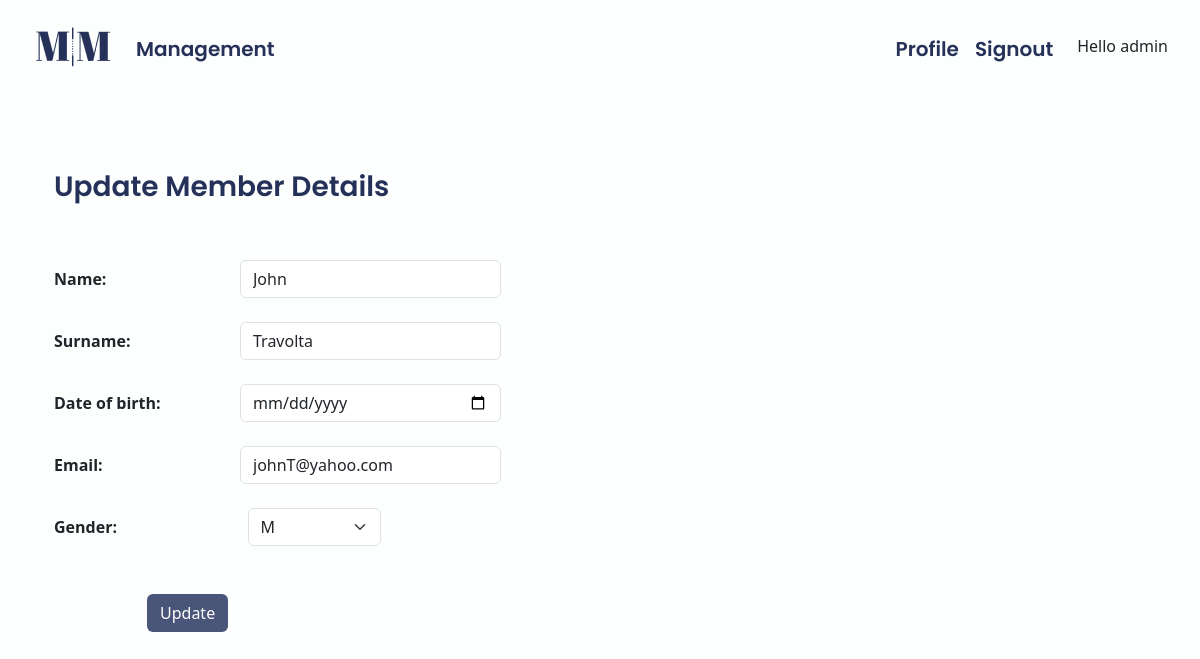
Screenshot of /app/management/edit/1 (signed in) with the database file from the repository.
### app/models.py (models this page shows, shortened)
class Member(models.Model):
    owner = models.ForeignKey(User, on_delete=models.CASCADE)  # get_user_model()
    name = models.CharField(blank=False, max_length=40)
    surname = models.CharField(blank=False, max_length=50)
    date_of_birth = models.DateField(default=datetime.date.today)  # ovo
    gender = models.CharField(
        max_length=1,
        choices=Gender.choices,
        default=Gender.male,
    )
    email = models.EmailField(max_length=100, unique=True)
    date_joined = models.DateField(default=datetime.date.today)
    @classmethod
    def get_member_by_id(self, id):  # provjeri
        return Member.objects.get(pk=id)

### app/views.py (the view)
# urls.py: path("management/edit/<int:id>", views.edit, name="edit_member"),
@login_required()
def edit(request, id):
    member = Member.get_member_by_id(id)
    return render(request, "management/edit.html", {"member": member})

### app/templates/management/edit.html (shortened to what this page needs)
{% extends 'app/base.html' %}
{% block content %}
<form method="POST" class="post-form" action="{% url 'app:update_member' member.id %}">
    <div class="container">
    <br>
      <div class="form-group row  mb-5">
        <div class="col-sm-4">
        <h3>Update Member Details</h3>
        </div>
      </div>
      <div class="form-group row mt-4">
        <label class="col-sm-2 col-form-label">Name:</label>
        <div class="col-sm-4">
            <input type="text" class="form-control w-75" name="name" id="id_name" required maxlength="40" value="{{ member.name }}"/>
        </div>
      </div>
      <div class="form-group row mt-4">
        <label class="col-sm-2 col-form-label">Surname:</label>
        <div class="col-sm-4">
            <input type="text" class="form-control w-75" name="surname" id="id_surname" required maxlength="50" value="{{ member.surname }}" />
        </div>
      </div>
      <div class="form-group row mt-4">
        <label class="col-sm-2 col-form-label">Date of birth:</label>
        <div class="col-sm-4">
            <input type="date" class="form-control w-75" name="date_of_birth" id="id_date_of_birth" value="{{ member.date_of_birth }}" />
        </div>
      </div>
      <div class="form-group row mt-4">
        <label class="col-sm-2 col-form-label">Email:</label>
        <div class="col-sm-4">
            <input type="email" class="form-control w-75" name="email" id="id_email" required maxlength="100" value="{{ member.email }}" />
        </div>
      </div>
      <div class="form-group row mt-4">
        <div class="row col-sm-6">
         <label for="id_gender" class="col-sm-3 col-form-label me-4">Gender:</label>
         <select name="gender" id="id_gender" class="col-sm-2 ms-5 form-select w-25" required>
            <option value="M">M</option>
         </select>
        </div>
      </div>
      <div class="form-group row  mt-5">
        <label class="col-sm-1 col-form-label"></label>
        <div class="col-sm-4">
        <button type="submit" class="btn custom-btn">Update</button>
        </div>
      </div>
    </div>
</form>
{% endblock content %}

### app/templates/app/base.html (shortened to what this page needs)
<!DOCTYPE html>
{% load static %}
<html>
    <head>
        <link href="https://cdn.jsdelivr.net/npm/bootstrap@5.3.0-alpha1/dist/css/bootstrap.min.css" rel="stylesheet">
        <link rel="stylesheet" href="https://cdnjs.cloudflare.com/ajax/libs/bootstrap-datepicker/1.9.0/css/bootstrap-datepicker.min.css">
        <link rel="stylesheet" href="https://cdnjs.cloudflare.com/ajax/libs/font-awesome/6.4.0/css/all.min.css" />
        <link rel="stylesheet" href="{% static 'app/css/base.css' %}">
    </head>
    <body>
        <nav class="navbar navbar-custom navbar-expand-lg">
            <div class="container-fluid  p-2 ms-4 me-4">
                <a class="navbar-brand" href="{% url 'app:management' %}"><img class="logo" src="{% static 'app/images/logo.webp' %}" ></a>
                <div class="collapse navbar-collapse" id="navbarText">
                {% if user.is_authenticated %}
                  <ul class="navbar-nav me-auto mb-2 mb-lg-0">
                    <li class="nav-item">
                      <a class="nav-link navbar-text" aria-current="page" href="{% url 'app:management' %}">Management</a>
                    </li>
                  </ul>
                  <ul class="navbar-nav ms-auto mb-2 mb-lg-0">
                    <li class="nav-item">
                      <a class="nav-link navbar-text" href="{% url 'accounts:profile' user.id %}">Profile</a>
                    </li>
                    <li class="nav-item me-3">
                      <a class="nav-link navbar-text" href="{% url 'logout' %}"> Signout</a>
                    </li>
                    <li class="nav-item mt-2">
                       Hello {{user.username}}
                    </li>
                  </ul>
                {% endif %}
                </div>
            </div>
        </nav>
        <div class="content container my-5">
          {% block content %}
          {% endblock %}
        </div>
    </body>
</html>

### app/static/app/css/base.css (style rules this page uses)
body { background-color: #FDFFFE; }
.navbar-custom .navbar-brand, .navbar-custom .navbar-text { font-size: 1.25em; font-family: 'Poppins', sans-serif; font-weight: 600; color: #263159; }
h1, h2, h3 { font-family: 'Poppins', sans-serif; font-weight: 600; color: #263159; }
.custom-btn { background-color: #495579; color: #fffffe; }
a:link { text-decoration: none; color: #495579; }
.col-form-label { font-weight: bold; }

### rows the page displays
Member: name "John", surname "Travolta", email "johnT@yahoo.com"

### other values shown
{{ user.username }} "admin"
